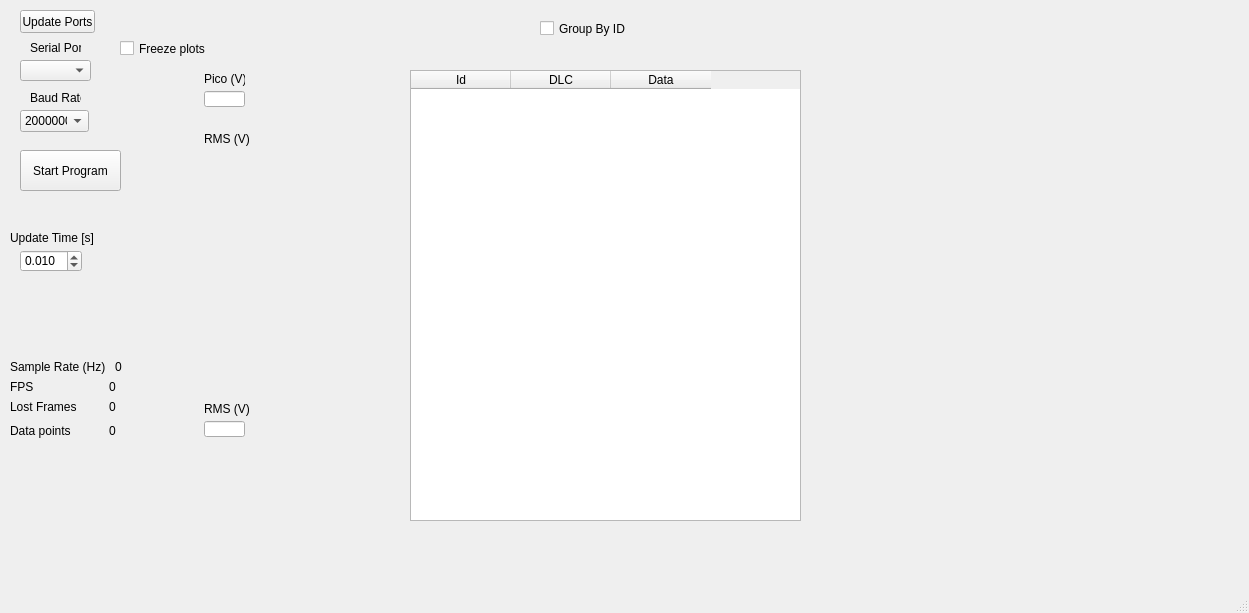
<?xml version="1.0" encoding="UTF-8"?>
<ui version="4.0">
 <class>MainWindow</class>
 <widget class="QMainWindow" name="MainWindow">
  <property name="geometry">
   <rect>
    <x>0</x>
    <y>0</y>
    <width>1249</width>
    <height>613</height>
   </rect>
  </property>
  <property name="windowTitle">
   <string>MainWindow</string>
  </property>
  <widget class="QWidget" name="centralwidget">
   <widget class="QComboBox" name="comboBox_SerialPorts">
    <property name="geometry">
     <rect>
      <x>20</x>
      <y>60</y>
      <width>71</width>
      <height>21</height>
     </rect>
    </property>
   </widget>
   <widget class="QPushButton" name="pushButton_UpdatePorts">
    <property name="geometry">
     <rect>
      <x>20</x>
      <y>10</y>
      <width>75</width>
      <height>23</height>
     </rect>
    </property>
    <property name="text">
     <string>Update Ports</string>
    </property>
   </widget>
   <widget class="QComboBox" name="comboBox_Baudrate">
    <property name="geometry">
     <rect>
      <x>20</x>
      <y>110</y>
      <width>69</width>
      <height>22</height>
     </rect>
    </property>
    <item>
     <property name="text">
      <string>2000000</string>
     </property>
    </item>
    <item>
     <property name="text">
      <string>9600</string>
     </property>
    </item>
    <item>
     <property name="text">
      <string>115200</string>
     </property>
    </item>
    <item>
     <property name="text">
      <string>250000</string>
     </property>
    </item>
    <item>
     <property name="text">
      <string>345600</string>
     </property>
    </item>
    <item>
     <property name="text">
      <string>500000</string>
     </property>
    </item>
    <item>
     <property name="text">
      <string>1000000</string>
     </property>
    </item>
   </widget>
   <widget class="QPushButton" name="pushButton_StartProgram">
    <property name="geometry">
     <rect>
      <x>20</x>
      <y>150</y>
      <width>101</width>
      <height>41</height>
     </rect>
    </property>
    <property name="text">
     <string>Start Program</string>
    </property>
   </widget>
   <widget class="QLabel" name="label_2">
    <property name="geometry">
     <rect>
      <x>30</x>
      <y>40</y>
      <width>51</width>
      <height>16</height>
     </rect>
    </property>
    <property name="text">
     <string>Serial Port</string>
    </property>
   </widget>
   <widget class="QLabel" name="label_41">
    <property name="geometry">
     <rect>
      <x>30</x>
      <y>90</y>
      <width>51</width>
      <height>16</height>
     </rect>
    </property>
    <property name="text">
     <string>Baud Rate</string>
    </property>
   </widget>
   <widget class="QLabel" name="label_35">
    <property name="geometry">
     <rect>
      <x>10</x>
      <y>230</y>
      <width>91</width>
      <height>16</height>
     </rect>
    </property>
    <property name="text">
     <string>Update Time [s]</string>
    </property>
   </widget>
   <widget class="QDoubleSpinBox" name="doubleSpinBox_UpdateTime">
    <property name="geometry">
     <rect>
      <x>20</x>
      <y>250</y>
      <width>62</width>
      <height>22</height>
     </rect>
    </property>
    <property name="decimals">
     <number>3</number>
    </property>
    <property name="value">
     <double>0.010000000000000</double>
    </property>
   </widget>
   <widget class="QLineEdit" name="lineEdit">
    <property name="geometry">
     <rect>
      <x>204</x>
      <y>91</y>
      <width>41</width>
      <height>16</height>
     </rect>
    </property>
   </widget>
   <widget class="QLabel" name="label_6">
    <property name="geometry">
     <rect>
      <x>204</x>
      <y>401</y>
      <width>51</width>
      <height>16</height>
     </rect>
    </property>
    <property name="text">
     <string>RMS (V)</string>
    </property>
   </widget>
   <widget class="QLabel" name="label_5">
    <property name="geometry">
     <rect>
      <x>204</x>
      <y>131</y>
      <width>51</width>
      <height>16</height>
     </rect>
    </property>
    <property name="text">
     <string>RMS (V)</string>
    </property>
   </widget>
   <widget class="QLineEdit" name="lineEdit_4">
    <property name="geometry">
     <rect>
      <x>204</x>
      <y>421</y>
      <width>41</width>
      <height>16</height>
     </rect>
    </property>
   </widget>
   <widget class="QLabel" name="label_4">
    <property name="geometry">
     <rect>
      <x>204</x>
      <y>71</y>
      <width>41</width>
      <height>16</height>
     </rect>
    </property>
    <property name="text">
     <string>Pico (V)</string>
    </property>
   </widget>
   <widget class="QWidget" name="layoutWidget">
    <property name="geometry">
     <rect>
      <x>10</x>
      <y>360</y>
      <width>191</width>
      <height>82</height>
     </rect>
    </property>
    <layout class="QVBoxLayout" name="verticalLayout_2">
     <item>
      <layout class="QVBoxLayout" name="verticalLayout">
       <item>
        <layout class="QHBoxLayout" name="horizontalLayout_5">
         <item>
          <widget class="QLabel" name="label_11">
           <property name="text">
            <string>Sample Rate (Hz) </string>
           </property>
          </widget>
         </item>
         <item>
          <widget class="QLabel" name="label_16">
           <property name="text">
            <string>0</string>
           </property>
          </widget>
         </item>
        </layout>
       </item>
       <item>
        <layout class="QHBoxLayout" name="horizontalLayout_6">
         <item>
          <widget class="QLabel" name="label_12">
           <property name="text">
            <string>FPS </string>
           </property>
          </widget>
         </item>
         <item>
          <widget class="QLabel" name="label_15">
           <property name="text">
            <string>0</string>
           </property>
          </widget>
         </item>
        </layout>
       </item>
       <item>
        <layout class="QHBoxLayout" name="horizontalLayout_4">
         <item>
          <widget class="QLabel" name="label_14">
           <property name="text">
            <string>Lost Frames</string>
           </property>
          </widget>
         </item>
         <item>
          <widget class="QLabel" name="label_17">
           <property name="text">
            <string>0</string>
           </property>
          </widget>
         </item>
        </layout>
       </item>
      </layout>
     </item>
     <item>
      <layout class="QHBoxLayout" name="horizontalLayout">
       <item>
        <widget class="QLabel" name="label_18">
         <property name="text">
          <string>Data points</string>
         </property>
        </widget>
       </item>
       <item>
        <widget class="QLabel" name="label_19">
         <property name="text">
          <string>0</string>
         </property>
        </widget>
       </item>
      </layout>
     </item>
    </layout>
   </widget>
   <widget class="QCheckBox" name="checkBox">
    <property name="geometry">
     <rect>
      <x>540</x>
      <y>20</y>
      <width>121</width>
      <height>17</height>
     </rect>
    </property>
    <property name="text">
     <string>Group By ID</string>
    </property>
    <property name="checked">
     <bool>false</bool>
    </property>
   </widget>
   <widget class="QCheckBox" name="checkBox_2">
    <property name="geometry">
     <rect>
      <x>120</x>
      <y>40</y>
      <width>101</width>
      <height>17</height>
     </rect>
    </property>
    <property name="text">
     <string>Freeze plots</string>
    </property>
   </widget>
   <widget class="QTableWidget" name="messageTable">
    <property name="geometry">
     <rect>
      <x>410</x>
      <y>70</y>
      <width>391</width>
      <height>451</height>
     </rect>
    </property>
    <column>
     <property name="text">
      <string>Id</string>
     </property>
    </column>
    <column>
     <property name="text">
      <string>DLC</string>
     </property>
    </column>
    <column>
     <property name="text">
      <string>Data</string>
     </property>
    </column>
   </widget>
  </widget>
  <widget class="QMenuBar" name="menubar">
   <property name="geometry">
    <rect>
     <x>0</x>
     <y>0</y>
     <width>1249</width>
     <height>21</height>
    </rect>
   </property>
  </widget>
  <widget class="QStatusBar" name="statusbar"/>
 </widget>
 <resources/>
 <connections/>
</ui>
